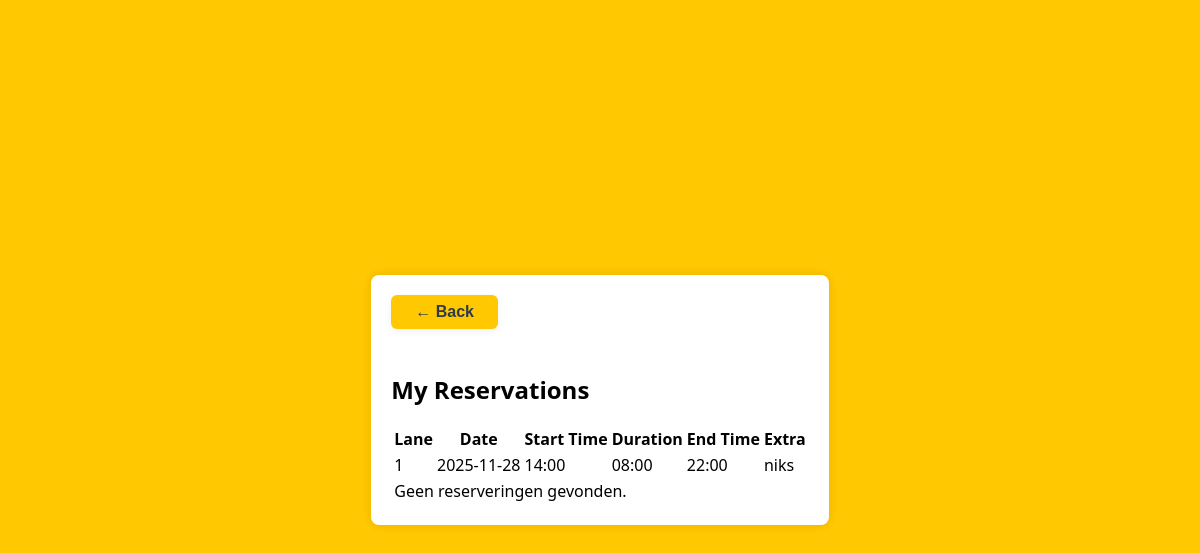
The page /results (signed in) on the database its author committed.
### tables this page shows
CREATE TABLE lane_1 (
  id INTEGER PRIMARY KEY AUTOINCREMENT,
  start_iso TEXT NOT NULL,
  duration_minutes INTEGER NOT NULL,
  user_id INTEGER REFERENCES users(id),
  name TEXT NOT NULL,
  extra TEXT,
  email TEXT
);

### server.py (the view)
@app.route('/results', methods=['GET'])
def results():
    user_id = session.get('user_id')
    if not user_id:
        flash('Niet ingelogd.')
        return redirect(url_for('login'))
    conn = get_db_connection()
    reservations = {}
    for lane in range(1, 9):
        table = f'lane_{lane}'
        cur = conn.execute(f'SELECT * FROM {table} ORDER BY start_iso')
        reservations[table] = cur.fetchall()
    conn.close()
    return render_template('results.html', reservations=reservations, user_id=user_id)

### server.py (called while the page is built)
def get_db_connection():
    conn = sqlite3.connect(str(DB_PATH), timeout=10)
    conn.row_factory = sqlite3.Row
    return conn

### Templates/results.html (shortened to what this page needs)
<head>
    <link rel="stylesheet" href="{{ url_for('styles', filename='results.css') }}">
</head>
<body>
    <div class="results-container">
        <button class="back-btn" onclick="window.history.back(); return false;">&larr; Back</button>
        <h2>My Reservations</h2>
        <table class="results-table">
            <thead>
                <tr>
                    <th>Lane</th>
                    <th>Date</th>
                    <th>Start Time</th>
                    <th>Duration</th>
                    <th>End Time</th>
                    <th>Extra</th>
                </tr>
            </thead>
            <tbody>
                {% set found = false %}
                {% for lane in range(1, 9) %}
                    {% set lane_table = 'lane_' ~ lane %}
                    {% set lane_reservations = reservations.get(lane_table, []) %}
                    {% for res in lane_reservations %}
                        {% if res.user_id == user_id %}
                        {% set found = true %}
                        <tr>
                            <td>{{ lane }}</td>
                            <td>{{ res.start_iso.split('T')[0] }}</td>
                            <td>{{ res.start_iso.split('T')[1] }}</td>
                            <td>{% set h = res.duration_minutes // 60 %}{% set m = res.duration_minutes % 60 %}{{ '%02d' % h }}:{{ '%02d' % m }}</td>
                            <td>
                                {% set start = res.start_iso.split('T')[1] %}
                                {% set sh = start.split(':')[0]|int %}
                                {% set sm = start.split(':')[1]|int %}
                                {% set total = sh * 60 + sm + res.duration_minutes %}
                                {% set eh = (total // 60) % 24 %}
                                {% set em = total % 60 %}
                                {{ '%02d' % eh }}:{{ '%02d' % em }}
                            </td>
                            <td>{{ res.extra }}</td>
                        </tr>
                        {% endif %}
                    {% endfor %}
                {% endfor %}
                {% if not found %}
                <tr>
                    <td colspan="6">Geen reserveringen gevonden.</td>
                </tr>
                {% endif %}
            </tbody>
        </table>
    </div>
</body>

### rows shown on the page
lane_1: user "1", start_iso "2025-11-28", start_iso "14:00", h "08", m "00", eh "22", em "00", extra "niks"
